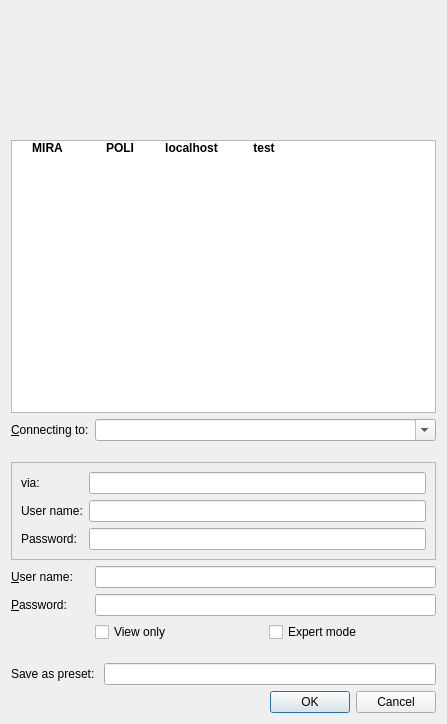
<?xml version="1.0" encoding="UTF-8"?>
<ui version="4.0">
 <class>AuthDialog</class>
 <widget class="QDialog" name="AuthDialog">
  <property name="geometry">
   <rect>
    <x>0</x>
    <y>0</y>
    <width>447</width>
    <height>724</height>
   </rect>
  </property>
  <property name="sizePolicy">
   <sizepolicy hsizetype="Expanding" vsizetype="Expanding">
    <horstretch>0</horstretch>
    <verstretch>0</verstretch>
   </sizepolicy>
  </property>
  <property name="windowTitle">
   <string>Authenticate</string>
  </property>
  <property name="sizeGripEnabled">
   <bool>false</bool>
  </property>
  <property name="modal">
   <bool>true</bool>
  </property>
  <layout class="QGridLayout" name="gridLayout_3">
   <item row="0" column="0">
    <spacer name="verticalSpacer_4">
     <property name="orientation">
      <enum>Qt::Vertical</enum>
     </property>
     <property name="sizeType">
      <enum>QSizePolicy::Fixed</enum>
     </property>
     <property name="sizeHint" stdset="0">
      <size>
       <width>20</width>
       <height>10</height>
      </size>
     </property>
    </spacer>
   </item>
   <item row="4" column="1">
    <widget class="QComboBox" name="presetOrAddr">
     <property name="font">
      <font>
       <bold>true</bold>
      </font>
     </property>
     <property name="editable">
      <bool>true</bool>
     </property>
    </widget>
   </item>
   <item row="8" column="0">
    <widget class="QLabel" name="label_2">
     <property name="text">
      <string>&amp;Password:</string>
     </property>
     <property name="buddy">
      <cstring>password</cstring>
     </property>
    </widget>
   </item>
   <item row="4" column="0">
    <widget class="QLabel" name="label_3">
     <property name="text">
      <string>&amp;Connecting to:</string>
     </property>
     <property name="buddy">
      <cstring>presetOrAddr</cstring>
     </property>
    </widget>
   </item>
   <item row="5" column="0">
    <spacer name="verticalSpacer">
     <property name="orientation">
      <enum>Qt::Vertical</enum>
     </property>
     <property name="sizeType">
      <enum>QSizePolicy::Fixed</enum>
     </property>
     <property name="sizeHint" stdset="0">
      <size>
       <width>20</width>
       <height>15</height>
      </size>
     </property>
    </spacer>
   </item>
   <item row="6" column="0" colspan="2">
    <widget class="QFrame" name="viaFrame">
     <property name="enabled">
      <bool>true</bool>
     </property>
     <property name="frameShape">
      <enum>QFrame::StyledPanel</enum>
     </property>
     <property name="frameShadow">
      <enum>QFrame::Plain</enum>
     </property>
     <property name="lineWidth">
      <number>0</number>
     </property>
     <layout class="QGridLayout" name="gridLayout">
      <item row="0" column="0">
       <widget class="QLabel" name="via">
        <property name="enabled">
         <bool>true</bool>
        </property>
        <property name="text">
         <string>via:</string>
        </property>
       </widget>
      </item>
      <item row="0" column="1">
       <widget class="QLineEdit" name="remoteHost">
        <property name="enabled">
         <bool>true</bool>
        </property>
       </widget>
      </item>
      <item row="1" column="0">
       <widget class="QLabel" name="remoteUser">
        <property name="enabled">
         <bool>true</bool>
        </property>
        <property name="text">
         <string>User name:</string>
        </property>
       </widget>
      </item>
      <item row="1" column="1">
       <widget class="QLineEdit" name="remoteUserName">
        <property name="enabled">
         <bool>true</bool>
        </property>
       </widget>
      </item>
      <item row="2" column="0">
       <widget class="QLabel" name="remotePass">
        <property name="enabled">
         <bool>true</bool>
        </property>
        <property name="text">
         <string>Password:</string>
        </property>
       </widget>
      </item>
      <item row="2" column="1">
       <widget class="QLineEdit" name="remotePassword">
        <property name="enabled">
         <bool>true</bool>
        </property>
        <property name="echoMode">
         <enum>QLineEdit::Password</enum>
        </property>
       </widget>
      </item>
     </layout>
    </widget>
   </item>
   <item row="8" column="1">
    <widget class="QLineEdit" name="password">
     <property name="inputMask">
      <string/>
     </property>
     <property name="text">
      <string/>
     </property>
     <property name="echoMode">
      <enum>QLineEdit::Password</enum>
     </property>
    </widget>
   </item>
   <item row="7" column="1">
    <widget class="QLineEdit" name="userName">
     <property name="font">
      <font>
       <bold>true</bold>
      </font>
     </property>
    </widget>
   </item>
   <item row="12" column="0" colspan="2">
    <widget class="QDialogButtonBox" name="buttonBox">
     <property name="orientation">
      <enum>Qt::Horizontal</enum>
     </property>
     <property name="standardButtons">
      <set>QDialogButtonBox::Cancel|QDialogButtonBox::Ok</set>
     </property>
    </widget>
   </item>
   <item row="3" column="0" colspan="2">
    <widget class="QListWidget" name="quickList">
     <property name="sizePolicy">
      <sizepolicy hsizetype="Expanding" vsizetype="MinimumExpanding">
       <horstretch>0</horstretch>
       <verstretch>0</verstretch>
      </sizepolicy>
     </property>
     <property name="font">
      <font>
       <bold>true</bold>
      </font>
     </property>
     <property name="editTriggers">
      <set>QAbstractItemView::NoEditTriggers</set>
     </property>
     <property name="textElideMode">
      <enum>Qt::ElideMiddle</enum>
     </property>
     <property name="verticalScrollMode">
      <enum>QAbstractItemView::ScrollPerPixel</enum>
     </property>
     <property name="horizontalScrollMode">
      <enum>QAbstractItemView::ScrollPerPixel</enum>
     </property>
     <property name="movement">
      <enum>QListView::Static</enum>
     </property>
     <property name="flow">
      <enum>QListView::LeftToRight</enum>
     </property>
     <property name="resizeMode">
      <enum>QListView::Adjust</enum>
     </property>
     <property name="gridSize">
      <size>
       <width>72</width>
       <height>64</height>
      </size>
     </property>
     <property name="viewMode">
      <enum>QListView::IconMode</enum>
     </property>
     <item>
      <property name="text">
       <string>MIRA</string>
      </property>
      <property name="icon">
       <iconset resource="../../../../resources/nicos-gui.qrc">
        <normaloff>:/appicon</normaloff>:/appicon</iconset>
      </property>
     </item>
     <item>
      <property name="text">
       <string>POLI</string>
      </property>
      <property name="icon">
       <iconset resource="../../../../resources/nicos-gui.qrc">
        <normaloff>:/appicon</normaloff>:/appicon</iconset>
      </property>
     </item>
     <item>
      <property name="text">
       <string>localhost</string>
      </property>
      <property name="icon">
       <iconset resource="../../../../resources/nicos-gui.qrc">
        <normaloff>:/appicon</normaloff>:/appicon</iconset>
      </property>
     </item>
     <item>
      <property name="text">
       <string>test</string>
      </property>
      <property name="icon">
       <iconset resource="../../../../resources/nicos-gui.qrc">
        <normaloff>:/appicon</normaloff>:/appicon</iconset>
      </property>
     </item>
    </widget>
   </item>
   <item row="7" column="0">
    <widget class="QLabel" name="label">
     <property name="text">
      <string>&amp;User name:</string>
     </property>
     <property name="buddy">
      <cstring>userName</cstring>
     </property>
    </widget>
   </item>
   <item row="10" column="0">
    <spacer name="verticalSpacer_2">
     <property name="orientation">
      <enum>Qt::Vertical</enum>
     </property>
     <property name="sizeType">
      <enum>QSizePolicy::Maximum</enum>
     </property>
     <property name="sizeHint" stdset="0">
      <size>
       <width>20</width>
       <height>15</height>
      </size>
     </property>
    </spacer>
   </item>
   <item row="2" column="0">
    <spacer name="verticalSpacer_3">
     <property name="orientation">
      <enum>Qt::Vertical</enum>
     </property>
     <property name="sizeType">
      <enum>QSizePolicy::Fixed</enum>
     </property>
     <property name="sizeHint" stdset="0">
      <size>
       <width>20</width>
       <height>15</height>
      </size>
     </property>
    </spacer>
   </item>
   <item row="9" column="1">
    <layout class="QHBoxLayout" name="horizontalLayout">
     <item>
      <widget class="QCheckBox" name="viewonly">
       <property name="text">
        <string>View only</string>
       </property>
      </widget>
     </item>
     <item>
      <widget class="QCheckBox" name="expertmode">
       <property name="text">
        <string>Expert mode</string>
       </property>
      </widget>
     </item>
    </layout>
   </item>
   <item row="11" column="0" colspan="2">
    <widget class="QFrame" name="presetFrame">
     <property name="frameShape">
      <enum>QFrame::NoFrame</enum>
     </property>
     <property name="frameShadow">
      <enum>QFrame::Plain</enum>
     </property>
     <layout class="QGridLayout" name="gridLayout_2">
      <property name="leftMargin">
       <number>0</number>
      </property>
      <property name="topMargin">
       <number>0</number>
      </property>
      <property name="rightMargin">
       <number>0</number>
      </property>
      <property name="bottomMargin">
       <number>0</number>
      </property>
      <item row="2" column="1">
       <widget class="QLineEdit" name="newPresetName"/>
      </item>
      <item row="2" column="0">
       <widget class="QLabel" name="label_5">
        <property name="text">
         <string>Save as preset: </string>
        </property>
       </widget>
      </item>
     </layout>
    </widget>
   </item>
   <item row="1" column="0" colspan="2">
    <widget class="QWidget" name="widget" native="true">
     <property name="minimumSize">
      <size>
       <width>0</width>
       <height>0</height>
      </size>
     </property>
     <layout class="QHBoxLayout" name="horizontalLayout" stretch="0,121,186,0">
      <item>
       <spacer name="horizontalSpacer_2">
        <property name="orientation">
         <enum>Qt::Horizontal</enum>
        </property>
        <property name="sizeHint" stdset="0">
         <size>
          <width>40</width>
          <height>20</height>
         </size>
        </property>
       </spacer>
      </item>
      <item>
       <widget class="QLabel" name="logoLabel">
        <property name="sizePolicy">
         <sizepolicy hsizetype="MinimumExpanding" vsizetype="Ignored">
          <horstretch>0</horstretch>
          <verstretch>0</verstretch>
         </sizepolicy>
        </property>
        <property name="minimumSize">
         <size>
          <width>172</width>
          <height>80</height>
         </size>
        </property>
        <property name="maximumSize">
         <size>
          <width>172</width>
          <height>80</height>
         </size>
        </property>
        <property name="text">
         <string/>
        </property>
        <property name="pixmap">
         <pixmap resource="../../../../resources/nicos-gui.qrc">:/mlz-logo-auth</pixmap>
        </property>
        <property name="scaledContents">
         <bool>true</bool>
        </property>
        <property name="alignment">
         <set>Qt::AlignRight|Qt::AlignTrailing|Qt::AlignVCenter</set>
        </property>
       </widget>
      </item>
      <item>
       <widget class="QLabel" name="nicosLabel">
        <property name="sizePolicy">
         <sizepolicy hsizetype="MinimumExpanding" vsizetype="Ignored">
          <horstretch>0</horstretch>
          <verstretch>0</verstretch>
         </sizepolicy>
        </property>
        <property name="minimumSize">
         <size>
          <width>197</width>
          <height>80</height>
         </size>
        </property>
        <property name="maximumSize">
         <size>
          <width>197</width>
          <height>80</height>
         </size>
        </property>
        <property name="text">
         <string/>
        </property>
        <property name="pixmap">
         <pixmap resource="../../../../resources/nicos-gui.qrc">:/nicos-logo</pixmap>
        </property>
        <property name="scaledContents">
         <bool>true</bool>
        </property>
       </widget>
      </item>
      <item>
       <spacer name="horizontalSpacer">
        <property name="orientation">
         <enum>Qt::Horizontal</enum>
        </property>
        <property name="sizeHint" stdset="0">
         <size>
          <width>40</width>
          <height>20</height>
         </size>
        </property>
       </spacer>
      </item>
     </layout>
    </widget>
   </item>
  </layout>
 </widget>
 <tabstops>
  <tabstop>presetOrAddr</tabstop>
  <tabstop>remoteHost</tabstop>
  <tabstop>remoteUserName</tabstop>
  <tabstop>remotePassword</tabstop>
  <tabstop>userName</tabstop>
  <tabstop>password</tabstop>
  <tabstop>viewonly</tabstop>
  <tabstop>expertmode</tabstop>
  <tabstop>newPresetName</tabstop>
  <tabstop>buttonBox</tabstop>
  <tabstop>quickList</tabstop>
 </tabstops>
 <resources>
  <include location="../../../../resources/nicos-gui.qrc"/>
 </resources>
 <connections>
  <connection>
   <sender>password</sender>
   <signal>returnPressed()</signal>
   <receiver>AuthDialog</receiver>
   <slot>accept()</slot>
   <hints>
    <hint type="sourcelabel">
     <x>229</x>
     <y>183</y>
    </hint>
    <hint type="destinationlabel">
     <x>166</x>
     <y>76</y>
    </hint>
   </hints>
  </connection>
  <connection>
   <sender>userName</sender>
   <signal>returnPressed()</signal>
   <receiver>AuthDialog</receiver>
   <slot>accept()</slot>
   <hints>
    <hint type="sourcelabel">
     <x>268</x>
     <y>154</y>
    </hint>
    <hint type="destinationlabel">
     <x>72</x>
     <y>76</y>
    </hint>
   </hints>
  </connection>
  <connection>
   <sender>buttonBox</sender>
   <signal>accepted()</signal>
   <receiver>AuthDialog</receiver>
   <slot>accept()</slot>
   <hints>
    <hint type="sourcelabel">
     <x>168</x>
     <y>266</y>
    </hint>
    <hint type="destinationlabel">
     <x>162</x>
     <y>63</y>
    </hint>
   </hints>
  </connection>
  <connection>
   <sender>buttonBox</sender>
   <signal>rejected()</signal>
   <receiver>AuthDialog</receiver>
   <slot>reject()</slot>
   <hints>
    <hint type="sourcelabel">
     <x>168</x>
     <y>266</y>
    </hint>
    <hint type="destinationlabel">
     <x>162</x>
     <y>63</y>
    </hint>
   </hints>
  </connection>
 </connections>
</ui>
